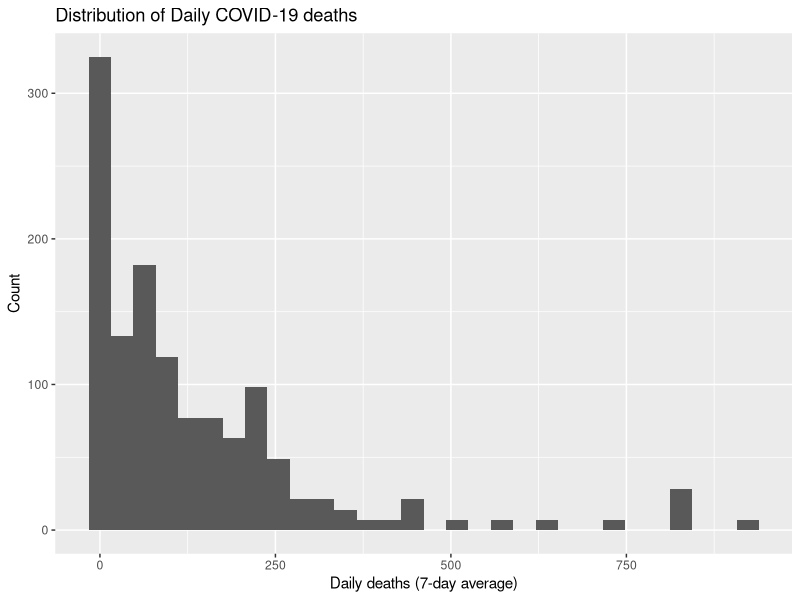
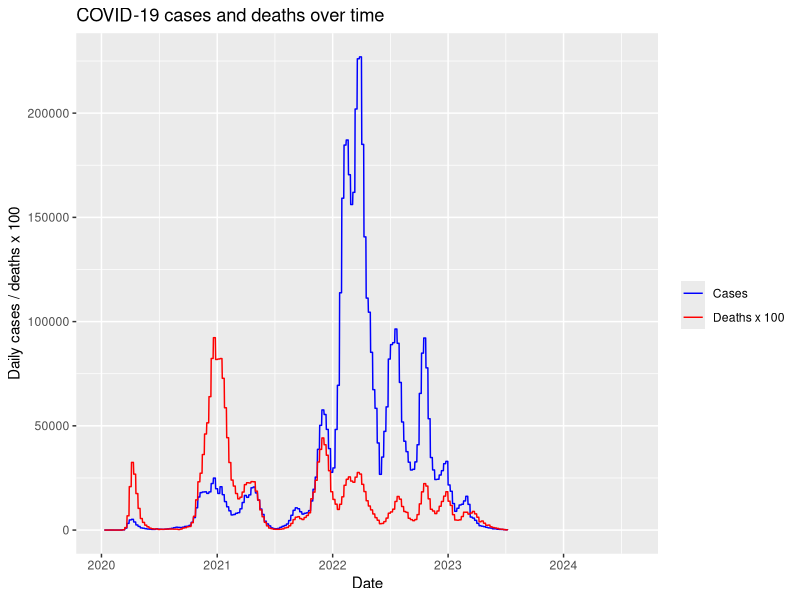

Here is the R script that generated these plots, in order:
## ---- chunk 1
library(readr)
library(tidyverse)

covid_germany <- read_delim("data/covid_germany.csv")

## ---- chunk 2
library(ggplot2)  
ggplot(covid_germany, aes(x = new_deaths_smoothed)) +   
  geom_histogram(bins = 30) +   
  labs(     title = "Distribution of Daily COVID-19 deaths",     x = "Daily deaths (7-day average)",     y = "Count"   ) 
## ---- chunk 3
ggplot(covid_germany, aes(x = date)) +   
  geom_line(aes(y = new_cases_smoothed, colour = "Cases")) +   
  geom_line(aes(y = new_deaths_smoothed * 100, colour = "Deaths x 100")) +   
  scale_colour_manual(     values = c("Cases" = "blue", "Deaths x 100" = "red")   ) +   
  labs(     title = "COVID-19 cases and deaths over time",     x = "Date",     y = "Daily cases / deaths x 100",     colour = ""   )
## ---- chunk 4
glimpse(covid_germany)
## ---- chunk 5
#check variable people_fully_vaccinated_per_hundred
covid_germany %>%
  filter(!is.na(people_fully_vaccinated_per_hundred)) %>%
  summarise(start = min(date), end = max(date))

covid_germany %>%
  filter(!is.na(people_fully_vaccinated_per_hundred)) %>%
  arrange(date) %>%
  mutate(gap = as.numeric(date - lag(date))) %>%
  summarise(max_gap = max(gap, na.rm = TRUE))
## ---- chunk 6
#check variable new_vaccinations_smoothed
covid_germany %>%
  filter(!is.na(new_vaccinations_smoothed)) %>%
  summarise(start = min(date), end = max(date))

covid_germany %>%
  filter(!is.na(new_vaccinations_smoothed)) %>%
  arrange(date) %>%
  mutate(gap = as.numeric(date - lag(date))) %>%
  summarise(max_gap = max(gap, na.rm = TRUE))
## ---- chunk 7
covid_germany %>%
  filter(!is.na(new_vaccinations_smoothed)) %>%
  summarise(
    min = min(new_vaccinations_smoothed),
    max = max(new_vaccinations_smoothed),
    mean = mean(new_vaccinations_smoothed),
    sd = sd(new_vaccinations_smoothed)
  )
